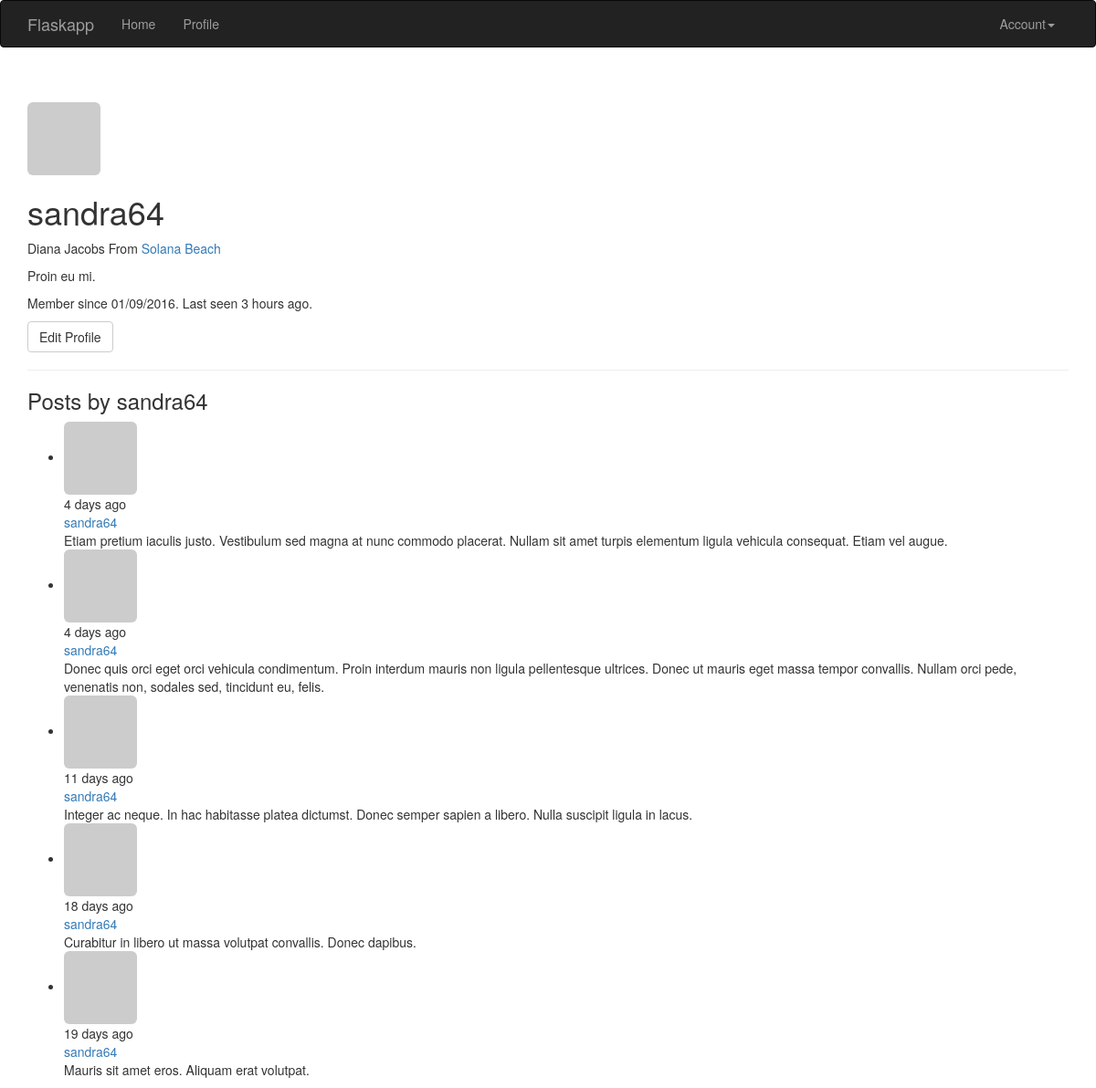
Page /user/sandra64 (signed in) on the committed database.
### app/models.py (models this page shows, shortened)
class User(db.Model, UserMixin):
    __tablename__ = 'users'
    id = db.Column(db.Integer, primary_key=True)
    email = db.Column(db.String(64), unique=True, index=True)
    username = db.Column(db.String(64), unique=True, index=True)
    role_id = db.Column(db.Integer, db.ForeignKey('roles.id'))
    password_hash = db.Column(db.String(128))
    confirmed = db.Column(db.Boolean, default=False)
    name = db.Column(db.String(64))
    location = db.Column(db.String(64))
    about_me = db.Column(db.Text())
    member_since = db.Column(db.DateTime(), default=datetime.utcnow)
    last_seen = db.Column(db.DateTime(), default=datetime.utcnow)
    avatar_hash = db.Column(db.String(32))
    posts = db.relationship('Post', backref='author', lazy='dynamic')
    @property
    def password(self):
        raise AttributeError('password is not a readable attribute')
    def can(self, permissions):
        return self.role is not None and \
                (self.role.permissions & permissions) == permissions
    def is_administrator(self):
        return self.can(Permission.ADMINISTER)
    def ping(self):
        self.last_seen = datetime.utcnow()
        db.session.add(self)
    def gravatar(self, size=100, default='identicon', rating='g'):
        if request.is_secure:
            url = 'https://secure.gravatar.com/avatar'
        else:
            url = 'http://www.gravatar.com/avatar'
        hash = self.avatar_hash or hashlib.md5(
                self.email.encode('utf-8')).hexdigest()
        return '{url}/{hash}?s={size}&d={default}&r={rating}'.format(
                url=url, hash=hash, size=size, default=default, rating=rating)
    def get_id(self):
        return unicode(self.id)

class Post(db.Model):
    __tablename__ = 'posts'
    id = db.Column(db.Integer, primary_key=True)
    body = db.Column(db.Text)
    timestamp = db.Column(db.DateTime, index=True, default=datetime.utcnow)
    author_id = db.Column(db.Integer, db.ForeignKey('users.id'))

### app/main/views.py (the view)
@main.route('/user/<username>')
def user(username):
    user = User.query.filter_by(username=username).first()
    if user is None:
        abort(404)
    posts = user.posts.order_by(Post.timestamp.desc()).all()
    return render_template('user.html', user=user, posts=posts)

### app/auth/views.py (called while the page is built)
@auth.before_app_request
def before_request():
    if current_user.is_authenticated:
        current_user.ping()
        if not current_user.confirmed \
                and request.endpoint[:5] != 'auth.' \
                and request.endpoint != 'static':
            return redirect(url_for('auth.unconfirmed'))

### app/main/__init__.py (called while the page is built)
@main.app_context_processor
def inject_permissions():
    return dict(Permission=Permission)

### app/models.py (called while the page is built)
@login_manager.user_loader
def load_user(user_id):
    return User.query.get(int(user_id))

### app/templates/user.html (shortened to what this page needs)
{% extends "base.html" %}
{% block page_content %}
<div class="page-header">
    <img class="img-rounded profile-thumbnail" src="{{ user.gravatar(size=256) }}">
    <div class="profile-header">
        <h1>{{ user.username }}</h1>
        {% if user.name or user.location %}
        <p>
            {% if user.name %}{{ user.name }}{% endif %}
            {% if user.location %}
                From <a href="http://maps.google.com/?q={{ user.location }}">{{ user.location }}</a>
            {% endif %}
        </p>
        {% endif %}
        {% if user.about_me %}<p>{{ user.about_me }}</p>{% endif %}
        <p>Member since {{ moment(user.member_since).format('L') }}. Last seen {{ moment(user.last_seen).fromNow() }}.</p>
        <p>
            {% if user == current_user %}
            <a class="btn btn-default" href="{{ url_for('.edit_profile') }}">Edit Profile</a>
            {% endif %}
        </p>
    </div>
</div>
<h3>Posts by {{ user.username }}</h3>
{% include '_posts.html' %}
{% endblock %}

### app/templates/_posts.html
<ul class="posts">
    {% for post in posts %}
    <li class="post">
        <div class="post-thumbnail">
            <a href="{{ url_for('.user', username=post.author.username) }}">
                <img class="img-rounded profile-thumbnail" src="{{ post.author.gravatar(size=40) }}">
            </a>
        </div>
        <div class="post-content">
            <div class="post-date">{{ moment(post.timestamp).fromNow() }}</div>
            <div class="post-author"><a href="{{ url_for('.user', username=post.author.username) }}">{{ post.author.username }}</a></div>
            <div class="post-body">{{ post.body }}</div>
        </div>
    </li>
    {% endfor %}
</ul>

### rows in the picture
User: username "sandra64", name "Diana Jacobs", location "Solana Beach", about_me "Proin eu mi.", member_since "01/09/2016", last_seen "3 hours ago"
Post: timestamp "4 days ago", author.username "sandra64", body "Etiam pretium iaculis justo. Vestibulum sed magna at nunc commodo placerat. Nullam sit amet turpis elementum ligula vehicula consequat. Etiam vel augue."
Post: timestamp "4 days ago", author.username "sandra64", body "Donec quis orci eget orci vehicula condimentum. Proin interdum mauris non ligula pellentesque ultrices. Donec ut mauris eget massa tempor convallis. Nullam orci pede, venenatis non, sodales sed, tincidunt eu, felis."
Post: timestamp "11 days ago", author.username "sandra64", body "Integer ac neque. In hac habitasse platea dictumst. Donec semper sapien a libero. Nulla suscipit ligula in lacus."
Post: timestamp "18 days ago", author.username "sandra64", body "Curabitur in libero ut massa volutpat convallis. Donec dapibus."
Post: timestamp "19 days ago", author.username "sandra64", body "Mauris sit amet eros. Aliquam erat volutpat."
